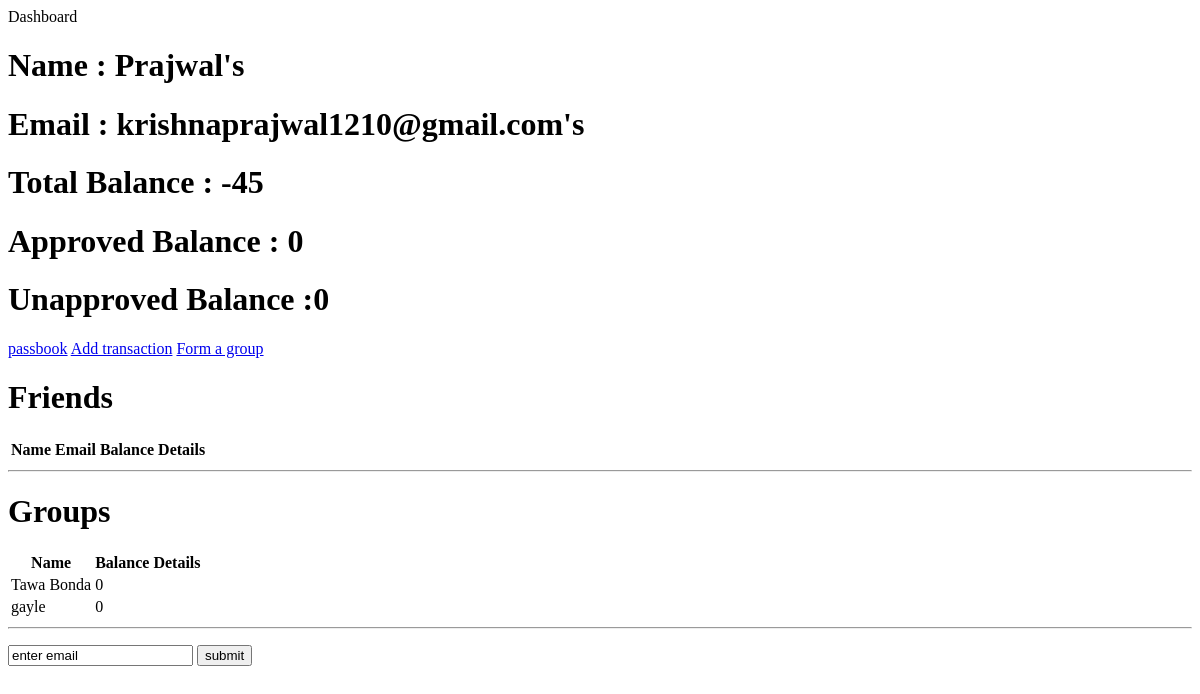
Before: /users/1 with the older database file.
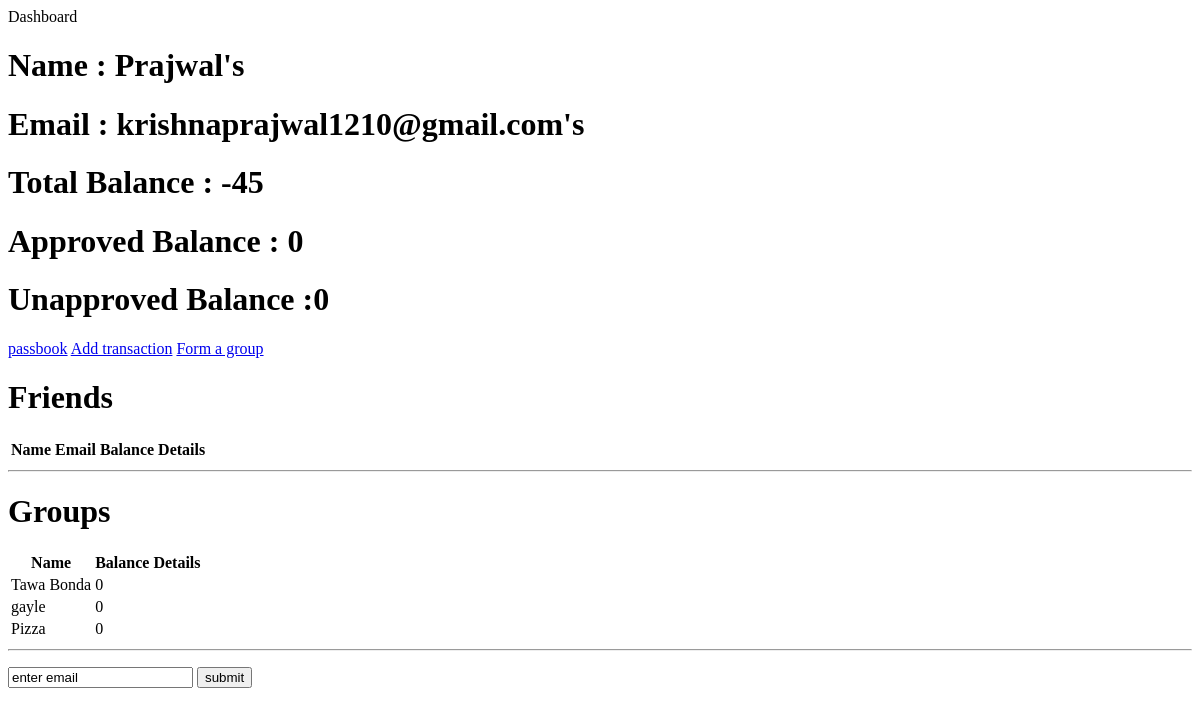
After: the same page with the newer database file.
### tables this page shows
CREATE TABLE USERS (
                  user_id integer primary key autoincrement,
                  name text not null,
                  email text not null unique,
                  password text not null,
                  total_balance integer default 0,
                  unapproved_balance integer default 0,
                  approved_balance integer default 0,
                  friends text default ",");

CREATE TABLE GROUPS(
             group_id integer primary key autoincrement,
             creator_id integer,
             name text not null
             );

### signature.py (the view)
@app.route('/users/<user_id>')
def renderHome(user_id):
    user = findUserByUser_Id(user_id)
    return render_template("user_home.html",name=user[1],email=user[2],
                           user_id=user[0],total_balance=user[4],
                           approved_balance=user[6],unapproved_balance=user[5],
                           friendList=findFriends(user_id),groupList=findAllGroupsForUser(user_id))

### signature_dbms.py (called while the page is built)
def create_connection(database):
    try:
        conn = sql.connect(database)
        return conn;
    except:
        print ("Cannot access database")

def findUserByUser_Id(id):
    query = None
    conn = create_connection("database.db")
    curr = conn.cursor()
    curr.execute("SELECT * FROM USERS WHERE user_id is '{}'".format(id))
    query = curr.fetchone()
    conn.close()
    return query

def findFriends(user_id):
    user = findUserByUser_Id(user_id)
    friends = user[7].split(",")
    friendList = []
    for i in friends:
        if not i:
            continue
        friend = findUserByUser_Id(i)
        toAdd = [friend[1],friend[2],findBalanceBetween(user_id,i)]
        friendList.append(toAdd)
    return friendList

def findGroupById(group_id):
    conn = create_connection("database.db")
    curr = conn.cursor()
    curr.execute("SELECT * FROM GROUPS WHERE(group_id) IS '{}'".format(group_id))
    group = curr.fetchone()
    conn.close()
    return group

def findAllGroupsForUser(user_id):
    group_ids = []
    groups = []
    conn = create_connection("database.db")
    curr = conn.cursor()
    curr.execute("SELECT group_id,amount FROM MEMEBERSHIP WHERE(user_id) IS '{0}'".format(user_id))
    group_ids = curr.fetchall()
    for i in group_ids:
        group = findGroupById(i[0])
        groups.append([group[2],i[1]])
    conn.commit()
    conn.close()
    return groups

### templates/user_home.html (shortened to what this page needs)
<head>Dashboard</head>
<body>
<h1>Name : {{name}}'s </h1>
<h1>Email : {{email}}'s</h1>
<h1>Total Balance : {{total_balance}}</h1>
<h1>Approved Balance : {{approved_balance}}</h1>
<h1>Unapproved Balance :{{unapproved_balance}}</h1>
<a href="/users/{{user_id}}/passbook">passbook</a>
<a href="/users/{{user_id}}/userAddTransaction">Add transaction</a>
<a href="/{{user_id}}/makeGroupForm">Form a group</a>
<h1>Friends</h1>
<table>
<tr>
    <th>Name</th>
    <th>Email</th>
    <th>Balance</th>
    <th>Details</th>
</tr>
</table>
<hr />
<h1>Groups</h1>
<table>
<tr>
    <th>Name</th>
    <th>Balance</th>
    <th><a>Details</a></th>
</tr>
{% for i in groupList %}
<tr>
    {% for j in i %}
        <td>
            {{j}}
        </td>
    {% endfor %}
</tr>
{% endfor %}
</table>
<hr/>
<form action = "{{ url_for('addFriends',user_id = user_id) }}" method = "post">
    <p>
        <input type="text" name = "friend" value = "enter email"/>
        <input type = "submit" value = "submit" />
    </p>
</form>
</body>

Changed rows visible on the page:
added GROUPS: name "Pizza", i "0"
